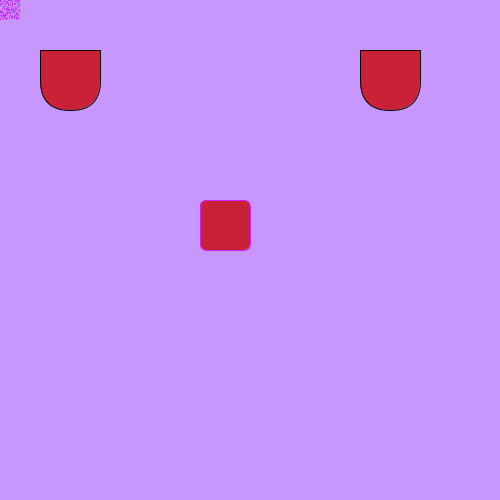
Frame 1 (no input)
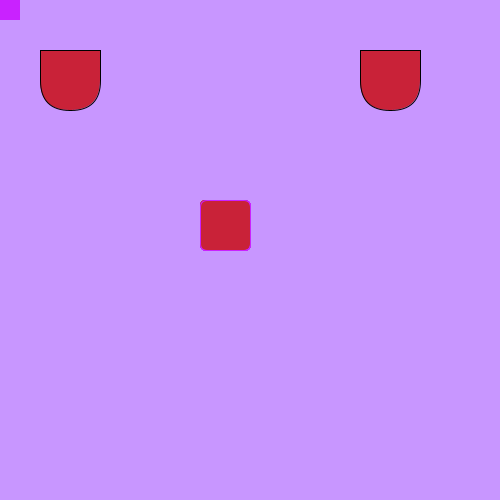
Frame 60 (the mouse pressed at the canvas centre just before this capture)
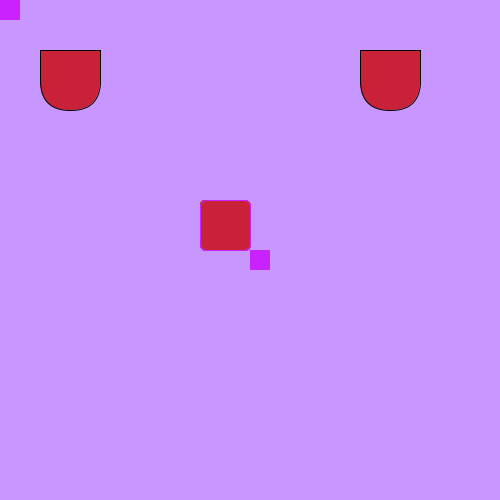
Frame 120 (the mouse held since frame 60 and released just before this capture)

The Processing sketch that drew these frames (run headless with seeded random() and noise(); from frame 60 on, the mouse is pressed at the canvas centre):

// Processing sketch: processing_110051
// ── processing_110051.pde

void setup() {
  size(500, 500);
  background(200, 150, 300);
  fill(201, 34, 56 ); 
  rect(40, 50, 60, 60, 0, 0, 30, 30);
  rect(360, 50, 60, 60, 0, 0, 30, 30);
  stroke(201, 34, 256);
}

void draw() {
    fill(201, 34, 56);
   rect(200, 200, 50, 50, 7);
   frameRate(10);
  for(int i=0; i<300; i++) {
    point(mouseX +random(20), mouseY + random(20)); }

}
